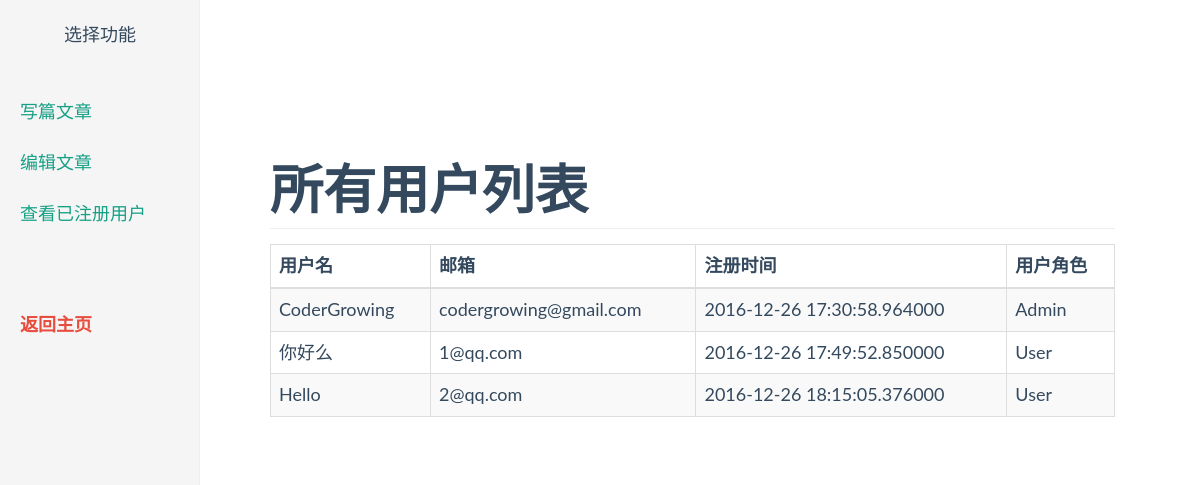
The app's page /all-user (signed in), older data.
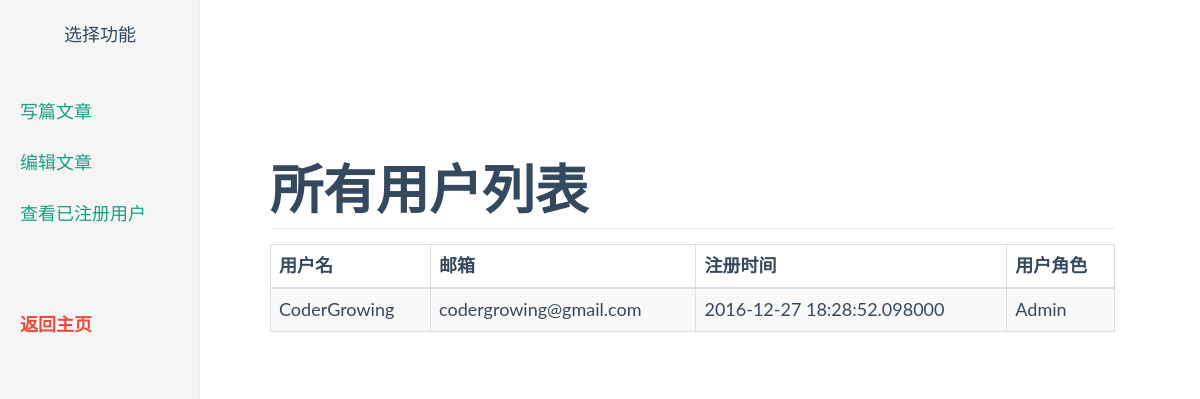
The same page, newer data.
### app/models.py (models this page shows, shortened)
class User(UserMixin, db.Model):
    __tablename__ = 'user'
    id = db.Column(db.Integer, primary_key=True)
    email = db.Column(db.String(64), unique=True, index=True)
    username = db.Column(db.String(64), unique=True)
    timestamp = db.Column(db.String(64), index=True, default=datetime.now)
    password_hash = db.Column(db.String(128))
    avatar_hash = db.Column(db.String(32))
    comments = db.relationship('Comment', backref='user', lazy='dynamic')
    reply_comments = db.relationship('ReplyComment', backref='user', lazy='dynamic')
    role = db.Column(db.String, default='User')
    @property
    def password(self):
        raise AttributeError('Password is not a readable attribute.')

### app/main/views.py (the view)
@main.route('/all-user')
@login_required
def all_user():
    if current_user.role != "Admin":
        flash(u'您没有权限访问该页面！')
        return redirect(url_for('main.index'))
    users = User.query.all()
    return render_template('all-user.html', users=users)

### app/models.py (called while the page is built)
@login_manager.user_loader
def load_user(user_id):
    return User.query.get(int(user_id))

### app/templates/all-user.html (shortened to what this page needs)
{% extends "base.html" %}
{% block head %}
  {{ super() }}
  <link rel="stylesheet" href="{{ url_for("static", filename="flat-ui.min.css") }}">
  <link rel="stylesheet" href="{{ url_for('static', filename='admin-nav.css') }}">
{% endblock %}
{% block page_content %}
    <div class="container-fluid">
    {% include "_admin-nav.html" %}
    <div class="col-sm-9 col-sm-offset-3 col-md-10 col-md-offset-2 main">
      <h2 class="sub-header">所有用户列表</h2>
       <div class="table-responsive">
          <table class="table table-striped table-bordered">
            <thead>
              <tr>
                <th>用户名</th>
                <th>邮箱</th>
                <th>注册时间</th>
                <th>用户角色</th>
              </tr>
            </thead>
            <tbody>
              {% for user in users %}
                <tr>
                  <td>{{ user.username }}</td>
                  <td>{{ user.email }}</td>
                  <td>{{ user.timestamp }}</td>
                  <td>{{ user.role }}</td>
                </tr>
              {% endfor %}
            </tbody>
          </table>
    </div>
    </div>
{% endblock %}

### app/templates/base.html (shortened to what this page needs)
{% extends "bootstrap/base.html" %}
{% block head %}
  {{ super() }}
  <link rel="stylesheet" href="{{ url_for('static', filename='style.css') }}">
  <link rel="stylesheet" href="{{ url_for('static', filename='zenburn.css') }}">
{% endblock %}
{% block content %}
<div class="container">
    {% block page_content %}{% endblock %}
{% endblock %}

### app/templates/_admin-nav.html (shortened to what this page needs)
<div class="row">
<div class="col-sm-3 col-md-2 sidebar">
  <ul class="nav nav-sidebar">
    <li><p>选择功能</p></li>
  </ul>
  <ul class="nav nav-sidebar">
    <li><a href="{{ url_for("main.write_article") }}">写篇文章</a></li>
    <li><a href="{{ url_for("main.article_list") }}">编辑文章</a></li>
    <li><a href="{{ url_for("main.all_user") }}">查看已注册用户</a></li>
  </ul>
  <ul class="nav nav-sidebar">
    <li><a href="{{ url_for("main.index") }}"><b><span class="text-danger">返回主页</span></b></a></li>
  </ul>
</div>
</div>

### app/static/style.css (style rules this page uses)
html { position: relative; min-height: 100%; }
body { margin-bottom: 60px; }
body > .container { padding: 60px 15px 0; }

### app/static/admin-nav.css (style rules this page uses)
body { padding-top: 50px; }
.sub-header { padding-bottom: 10px; border-bottom: 1px solid #eee; }
.sidebar { display: none; }
@media (min-width: 768px) { .sidebar { position: fixed; top: 0; bottom: 0; left: 0; display: block; padding: 20px; overflow-x: hidden; overflow-y: auto; background-color: #f5f5f5; border-right: 1px solid #eee; } }
.nav-sidebar { margin-right: -21px; margin-bottom: 20px; margin-left: -20px; }
.nav-sidebar > li > a { padding-right: 20px; padding-left: 20px; }
.nav-sidebar > li > p { text-align: center; font-size: large; font-family: "微软雅黑", sans-serif; }
.main { padding: 20px; }
@media (min-width: 768px) { .main { padding-right: 40px; padding-left: 40px; } }

Row changes from the older to the newer data that the page shows:
removed User: username "你好么", email "1@qq.com", timestamp "2016-12-26 17:49:52.850000", role "User"
removed User: username "Hello", email "2@qq.com", timestamp "2016-12-26 18:15:05.376000", role "User"
changed User "CoderGrowing": timestamp "2016-12-26 17:30:58.964000" → "2016-12-27 18:28:52.098000"
